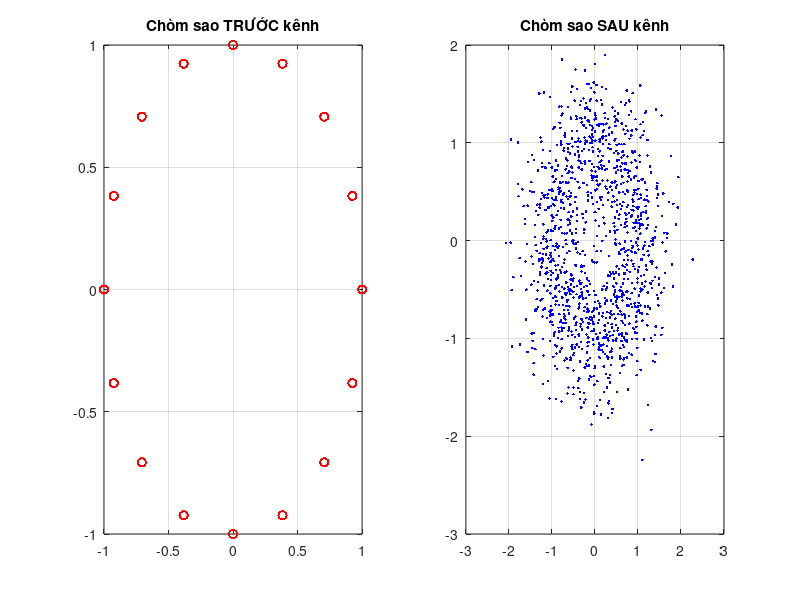

Write the MATLAB code that produced this figure.
clear; clc;
% a
N_bits = 5000; 
bit_stream = randi([0 1], 1, N_bits);

% b.
M = 16;             % 16-PSK
k = log2(M);        % 4 bit/ký hiệu
SNR_dB = 5;         % SNR = 5dB

% Gom bit thành ký hiệu số
bit_matrix = reshape(bit_stream, k, [])';
symbols = bi2de(bit_matrix, 'left-msb'); 

% Điều chế 16-PSK và truyền qua kênh AWGN
tx_signal = pskmod(symbols, M, 0, 'gray');
rx_signal = awgn(tx_signal, SNR_dB, 'measured');

% Giải điều chế tại phía thu
rx_symbols = pskdemod(rx_signal, M, 0, 'gray');
rx_bit_matrix = de2bi(rx_symbols, k, 'left-msb');
rx_bit_stream = reshape(rx_bit_matrix', 1, []);

% c. Vẽ giản đồ chòm sao
figure;
subplot(1,2,1); 
plot(tx_signal, 'ro'); 
grid on;
title('Chòm sao TRƯỚC kênh');

subplot(1,2,2); 
plot(rx_signal, 'b.');
grid on;
title('Chòm sao SAU kênh');

% d. Tính số lỗi bit
[num_errors, ber] = biterr(bit_stream, rx_bit_stream);
disp(['Số bit lỗi: ', num2str(num_errors)]);
disp(['Tỷ lệ lỗi BER: ', num2str(ber)]);
